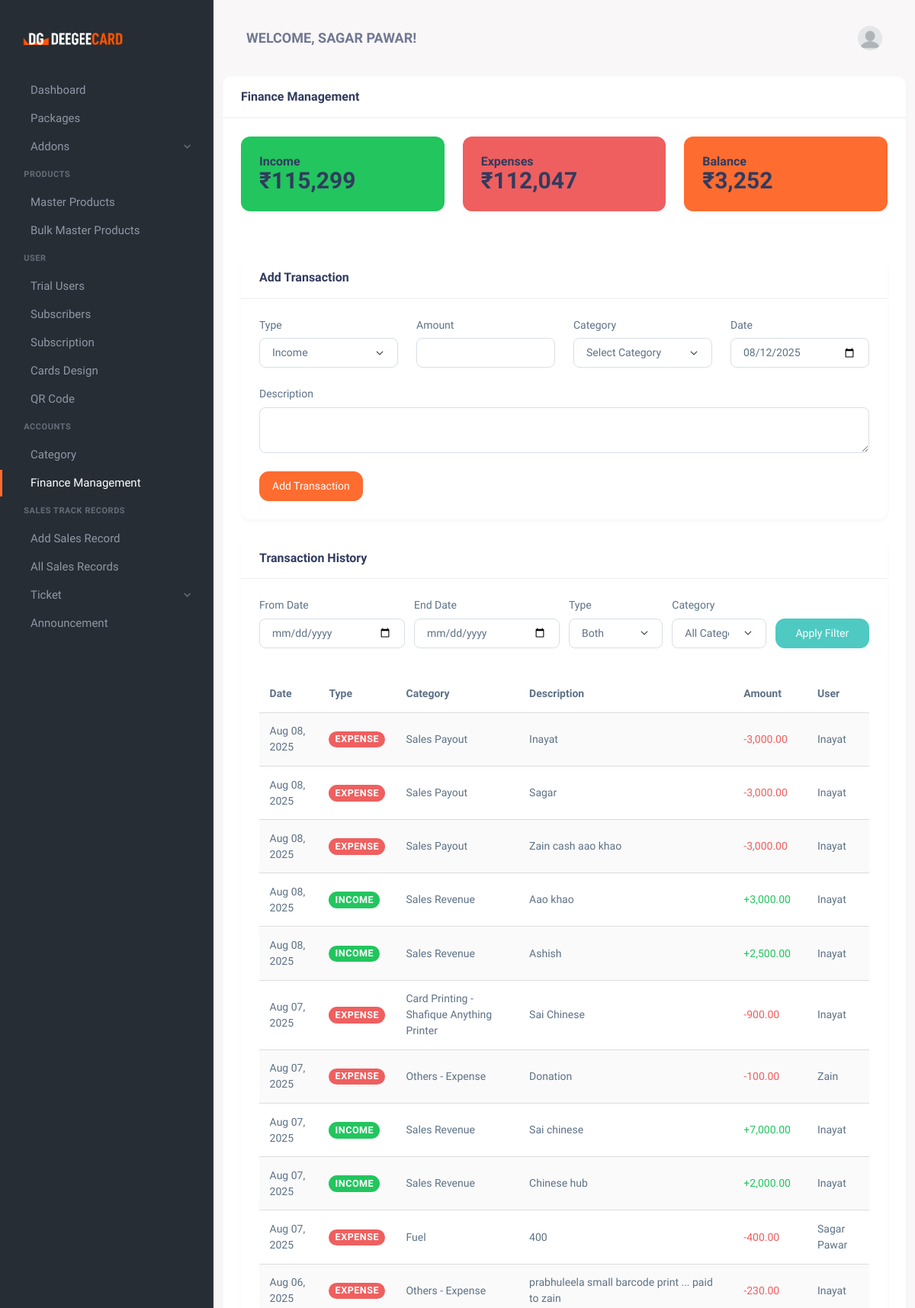
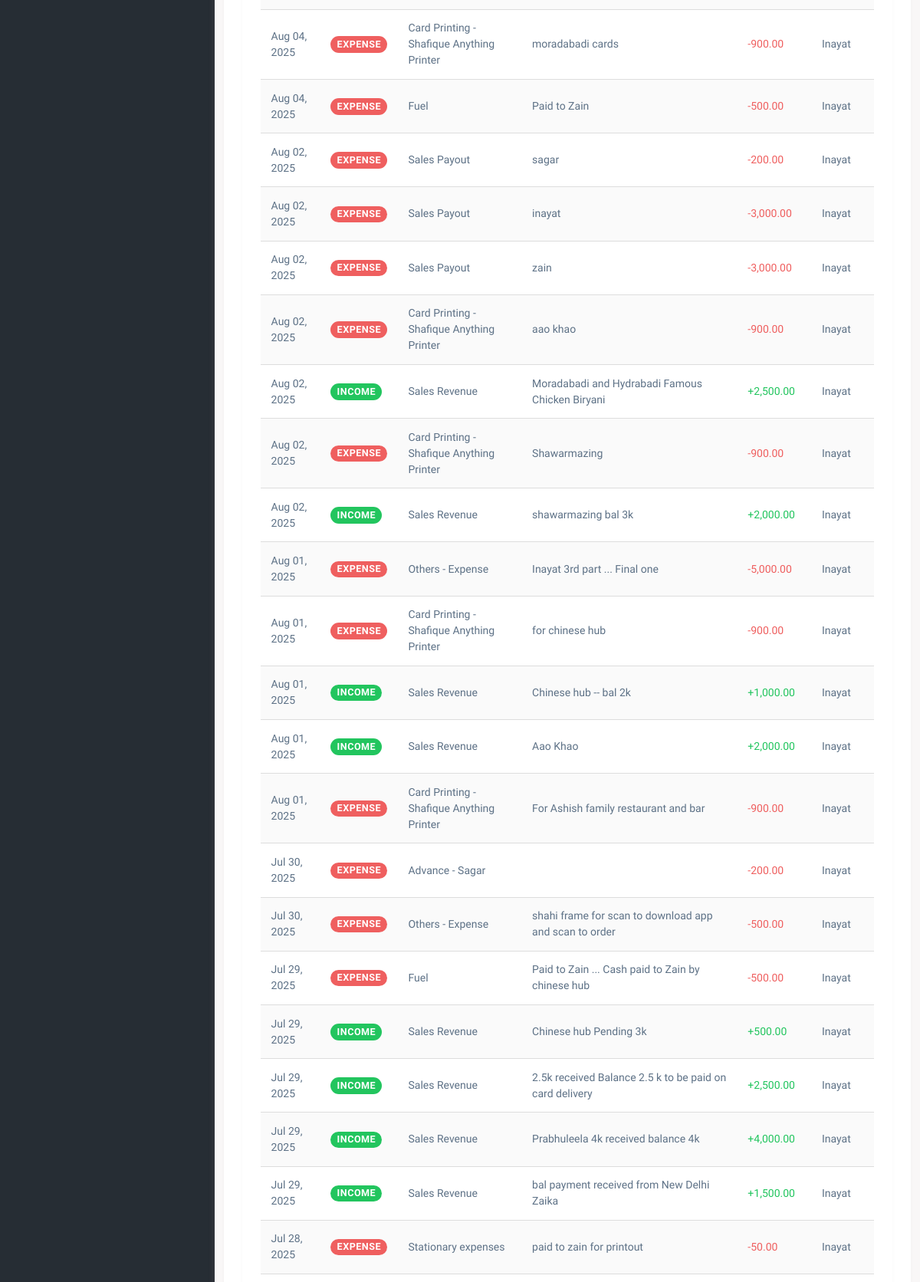
Page /finance-management.php (signed in, upper part) on the committed database (2 pictures, top to bottom).
### tables this page shows
CREATE TABLE `users` (
  `id` int(11) NOT NULL,
  `Name` varchar(100) NOT NULL,
  `Email` varchar(100) NOT NULL,
  `Password` varchar(255) NOT NULL,
  `role` enum('admin','user','sales_person') NOT NULL DEFAULT 'user',
  `created_at` timestamp NOT NULL DEFAULT CURRENT_TIMESTAMP,
  `updated_at` timestamp NOT NULL DEFAULT CURRENT_TIMESTAMP ON UPDATE CURRENT_TIMESTAMP,
  `phone` varchar(15) NOT NULL,
  `address` text NOT NULL,
  `is_trial` tinyint(1) DEFAULT '0',
  `trial_start` datetime DEFAULT NULL,
  `trial_end` datetime DEFAULT NULL
);

CREATE TABLE `dg_transactions` (
  `id` int(11) NOT NULL,
  `type` enum('income','expense') NOT NULL,
  `category_id` int(11) DEFAULT NULL,
  `amount` decimal(10,2) NOT NULL,
  `description` text,
  `date` date NOT NULL,
  `created_at` timestamp NOT NULL DEFAULT CURRENT_TIMESTAMP,
  `updated_at` timestamp NOT NULL DEFAULT CURRENT_TIMESTAMP ON UPDATE CURRENT_TIMESTAMP,
  `user_id` int(11) DEFAULT NULL COMMENT 'Who entered this transaction',
  `payment_method` varchar(50) DEFAULT NULL,
  `reference_number` varchar(100) DEFAULT NULL,
  `is_recurring` tinyint(1) DEFAULT '0',
  `recurring_details` text
);

CREATE TABLE `dg_categories` (
  `id` int(11) NOT NULL,
  `name` varchar(50) NOT NULL,
  `type` enum('income','expense') NOT NULL,
  `description` text,
  `is_active` tinyint(1) NOT NULL DEFAULT '1',
  `created_at` timestamp NOT NULL DEFAULT CURRENT_TIMESTAMP
);

### finance-management.php (the view, shortened to what this page needs)
<?php
require 'db_connection.php';
$user_id = $_SESSION['user_id'];
$role_sql = "SELECT role FROM users WHERE id = ?";
$role_stmt = $conn->prepare($role_sql);
if ($role_stmt) {
    $role_stmt->bind_param("i", $user_id);
    $role_stmt->execute();
    $role_stmt->bind_result($role);
} else {
    $error_message = "Error preparing role query: " . $conn->error;
    $role = '';
}
$filter_from_date = $_GET['from_date'] ?? '';
$filter_end_date = $_GET['end_date'] ?? '';
$filter_transaction_type = $_GET['filter_type'] ?? 'both';
$transactions = [];
$transaction_sql = "SELECT t.id, t.amount, c.name AS category,
                    t.description, t.type, t.date, t.user_id, u.name AS user_name
                    FROM dg_transactions t
                    LEFT JOIN dg_categories c ON t.category_id = c.id
                    LEFT JOIN users u ON t.user_id = u.id";
$transaction_sql .= " ORDER BY t.date DESC, t.created_at DESC";
$transaction_stmt = $conn->prepare($transaction_sql);
if ($transaction_stmt) {
    $transaction_stmt->execute();
    $result = $transaction_stmt->get_result();
    while ($row = $result->fetch_assoc()) {
        $transactions[] = $row;
    }
} else {
    $error_message = "Error preparing transaction history query: " . $conn->error;
}
$income_total = 0;
$expense_total = 0;
foreach ($transactions as $transaction) {
    if ($transaction['type'] === 'income') {
        $income_total += $transaction['amount'];
    } else {
        $expense_total += $transaction['amount'];
    }
}
$balance = $income_total - $expense_total;
$sql = "SELECT name FROM users WHERE id = ?";
$stmt = $conn->prepare($sql);
if ($stmt) {
    $stmt->bind_param("i", $user_id);
    $stmt->execute();
    $stmt->bind_result($user_name);
} else {
    $error_message = "Error preparing user name query: " . $conn->error;
    $user_name = 'User';
}
?>
<!DOCTYPE html>
<html lang="en">
   <head>
      <link href="assets/css/vendor.min.css" rel="stylesheet" type="text/css" />
      <link href="assets/css/icons.min.css" rel="stylesheet" type="text/css" />
      <link href="assets/css/app.min.css" rel="stylesheet" type="text/css" />
      <link href="assets/css/style.css" rel="stylesheet" type="text/css" />
   </head>
   <body>
      <div class="wrapper">
          <?php include 'toolbar.php'; ?>
          <?php
            if ($role === 'admin') {
                include 'admin_menu.php';
            } else {
                include 'menu.php';
            }
            ?>
          <div class="page-content">
            <div class="container">
               <div class="row">
                  <div class="col-xl-12">
                     <div class="card">
                        <div class="card-header">
                           <h4 class="card-title">Finance Management</h4>
                        </div>
                        <div class="card-body">
                           <div class="row mb-4">
                              <div class="col-md-4">
                                 <div class="card bg-success text-white">
                                    <div class="card-body">
                                       <h5 class="card-title">Income</h5>
                                       <h2 class="card-text">₹<?php echo number_format($income_total); ?></h2>
                                    </div>
                                 </div>
                              </div>
                              <div class="col-md-4">
                                 <div class="card bg-danger text-white">
                                    <div class="card-body">
                                       <h5 class="card-title">Expenses</h5>
                                       <h2 class="card-text">₹<?php echo number_format($expense_total); ?></h2>
                                    </div>
                                 </div>
                              </div>
                              <div class="col-md-4">
                                 <div class="card bg-primary text-white">
                                    <div class="card-body">
                                       <h5 class="card-title">Balance</h5>
                                       <h2 class="card-text">₹<?php echo number_format($balance); ?></h2>
                                    </div>
                                 </div>
                              </div>
                           </div>
                           <div class="row">
                              <div class="col-md-12">
                                 <div class="card">
                                    <div class="card-header">
                                       <h5 class="card-title">Add Transaction</h5>
                                    </div>
                                    <div class="card-body">
                                       <form method="POST" action="finance-management.php">
                                          <div class="row">
                                             <div class="col-md-3 mb-3">
                                                <label for="transaction_type" class="form-label">Type</label>
                                                <select class="form-select" id="transaction_type" name="transaction_type" required>
                                                   <option value="income" <?php echo (isset($_POST['transaction_type']) && $_POST['transaction_type'] == 'income') ? 'selected' : ''; ?>>Income</option>
                                                </select>
                                             </div>
                                             <div class="col-md-3 mb-3">
                                                <label for="amount" class="form-label">Amount</label>
                                                <input type="number" step="0.01" class="form-control" id="amount" name="amount" required value="<?php echo isset($_POST['amount']) ? htmlspecialchars($_POST['amount']) : ''; ?>">
                                             </div>
                                             <div class="col-md-3 mb-3">
                                                <label for="category_id" class="form-label">Category</label>
                                                <select class="form-select" id="category_id" name="category_id" required>
                                                   <option value="">Select Category</option>
                                                </select>
                                             </div>
                                             <div class="col-md-3 mb-3">
                                                <label for="date" class="form-label">Date</label>
                                                <input type="date" class="form-control" id="date" name="date" required value="<?php echo isset($_POST['date']) ? htmlspecialchars($_POST['date']) : date('Y-m-d'); ?>">
                                             </div>
                                          </div>
                                          <div class="row">
                                             <div class="col-md-12 mb-3">
                                                <label for="description" class="form-label">Description</label>
                                                <textarea class="form-control" id="description" name="description" rows="2"><?php echo isset($_POST['description']) ? htmlspecialchars($_POST['description']) : ''; ?></textarea>
                                             </div>
                                          </div>
                                          <button type="submit" name="add_transaction" class="btn btn-primary">Add Transaction</button>
                                       </form>
                                    </div>
                                 </div>
                              </div>
                              <div class="col-md-12">
                                 <div class="card">
                                    <div class="card-header">
                                       <h5 class="card-title">Transaction History</h5>
                                    </div>
                                    <div class="card-body">
                                       <form method="GET" action="finance-management.php" class="mb-4">
                                          <div class="row g-2">
                                             <div class="col-md-3">
                                                <label for="from_date" class="form-label">From Date</label>
                                                <input type="date" class="form-control" id="from_date" name="from_date" value="<?php echo htmlspecialchars($filter_from_date); ?>">
                                             </div>
                                             <div class="col-md-3">
                                                <label for="end_date" class="form-label">End Date</label>
                                                <input type="date" class="form-control" id="end_date" name="end_date" value="<?php echo htmlspecialchars($filter_end_date); ?>">
                                             </div>
                                             <div class="col-md-2">
                                                <label for="filter_type" class="form-label">Type</label>
                                                <select class="form-select" id="filter_type" name="filter_type">
                                                   <option value="both" <?php echo ($filter_transaction_type === 'both') ? 'selected' : ''; ?>>Both</option>
                                                </select>
                                             </div>
                                             <div class="col-md-2">
                                                <label for="filter_category" class="form-label">Category</label>
                                                <select class="form-select" id="filter_category" name="filter_category">
                                                   <option value="">All Categories</option>
                                                </select>
                                             </div>
                                             <div class="col-md-2 d-flex align-items-end">
                                                <button type="submit" class="btn btn-info w-100">Apply Filter</button>
                                             </div>
                                          </div>
                                       </form>
                                       <div class="table-responsive">
                                          <table class="table table-striped">
                                             <thead>
                                                <tr>
                                                   <th>Date</th>
                                                   <th>Type</th>
                                                   <th>Category</th>
                                                   <th>Description</th>
                                                   <th>Amount</th>
                                                   <?php if ($role === 'admin'): ?>
                                                   <th>User</th>
                                                   <?php endif; ?>
                                                </tr>
                                             </thead>
                                             <tbody>
                                                <?php foreach ($transactions as $transaction): ?>
                                                <tr>
                                                   <td><?php echo date('M d, Y', strtotime($transaction['date'])); ?></td>
                                                   <td>
                                                      <span class="badge bg-<?php echo $transaction['type'] === 'income' ? 'success' : 'danger'; ?>">
                                                      <?php echo ucfirst($transaction['type']); ?>
                                                      </span>
                                                   </td>
                                                   <td><?php echo htmlspecialchars($transaction['category']); ?></td>
                                                   <td><?php echo htmlspecialchars($transaction['description']); ?></td>
                                                   <td class="<?php echo $transaction['type'] === 'income' ? 'text-success' : 'text-danger'; ?>">
                                                      <?php echo ($transaction['type'] === 'income' ? '+' : '-') . number_format($transaction['amount'], 2); ?>
                                                   </td>
                                                   <?php if ($role === 'admin'): ?>
                                                   <td><?php echo htmlspecialchars($transaction['user_name']); ?></td>
                                                   <?php endif; ?>
                                                </tr>
                                                <?php endforeach; ?>
                                             </tbody>
                                          </table>
                                       </div>
                                    </div>
                                 </div>
                              </div>
                           </div>
                        </div>
                     </div>
                  </div>
               </div>
            </div>
          </div>
      </div>
   </body>
</html>

### toolbar.php (shortened to what this page needs)
<header class="topbar">
     <div class="container-fluid">
          <div class="navbar-header">
               <div class="d-flex align-items-center">
                    <div class="topbar-item">
                         <h4 class="fw-bold topbar-button pe-none text-uppercase mb-0">Welcome,
                         <?php echo htmlspecialchars($user_name); ?>!</h4>
                    </div>
               </div>
               <div class="d-flex align-items-center gap-1">
                    <div class="topbar-item">
                         <button type="button" class="topbar-button" id="light-dark-mode">
                         </button>
                    </div>
                    <div class="dropdown topbar-item">
                         <a type="button" class="topbar-button" id="page-header-user-dropdown" data-bs-toggle="dropdown" aria-haspopup="true" aria-expanded="false">
                              <span class="d-flex align-items-center">
                                   <img class="rounded-circle" width="32" src="assets/images/users/dummy-avatar.jpg" alt="avatar-3">
                              </span>
                         </a>
                    </div>
               </div>
          </div>
     </div>
</header>

### rows in the picture
users: Name "SAGAR PAWAR"
dg_transactions: date "Aug 08, 2025", type "EXPENSE", category.name "Sales Payout", description "Inayat", amount "3,000.00", user.Name "Inayat"
dg_transactions: date "Aug 08, 2025", type "EXPENSE", category.name "Sales Payout", description "Sagar", amount "3,000.00", user.Name "Inayat"
dg_transactions: date "Aug 08, 2025", type "EXPENSE", category.name "Sales Payout", description "Zain cash aao khao", amount "3,000.00", user.Name "Inayat"
dg_transactions: date "Aug 08, 2025", type "INCOME", category.name "Sales Revenue", description "Aao khao", amount "3,000.00", user.Name "Inayat"
dg_transactions: date "Aug 08, 2025", type "INCOME", category.name "Sales Revenue", description "Ashish", amount "2,500.00", user.Name "Inayat"
dg_transactions: date "Aug 07, 2025", type "EXPENSE", category.name "Card Printing - Shafique Anything Printer", description "Sai Chinese", amount "900.00", user.Name "Inayat"
dg_transactions: date "Aug 07, 2025", type "EXPENSE", category.name "Others - Expense", description "Donation", amount "100.00", user.Name "Zain"
dg_transactions: date "Aug 07, 2025", type "INCOME", category.name "Sales Revenue", description "Sai chinese", amount "7,000.00", user.Name "Inayat"
dg_transactions: date "Aug 07, 2025", type "INCOME", category.name "Sales Revenue", description "Chinese hub", amount "2,000.00", user.Name "Inayat"
dg_transactions: date "Aug 07, 2025", type "EXPENSE", category.name "Fuel", description "400", amount "400.00", user.Name "Sagar Pawar"
dg_transactions: date "Aug 06, 2025", type "EXPENSE", category.name "Others - Expense", description "prabhuleela small barcode print ... paid to zain", amount "230.00", user.Name "Inayat"
dg_transactions: date "Aug 04, 2025", type "EXPENSE", category.name "Card Printing - Shafique Anything Printer", description "moradabadi cards", amount "900.00", user.Name "Inayat"
dg_transactions: date "Aug 04, 2025", type "EXPENSE", category.name "Fuel", description "Paid to Zain", amount "500.00", user.Name "Inayat"
dg_transactions: date "Aug 02, 2025", type "EXPENSE", category.name "Sales Payout", description "sagar", amount "200.00", user.Name "Inayat"
dg_transactions: date "Aug 02, 2025", type "EXPENSE", category.name "Sales Payout", description "inayat", amount "3,000.00", user.Name "Inayat"
dg_transactions: date "Aug 02, 2025", type "EXPENSE", category.name "Sales Payout", description "zain", amount "3,000.00", user.Name "Inayat"
dg_transactions: date "Aug 02, 2025", type "EXPENSE", category.name "Card Printing - Shafique Anything Printer", description "aao khao", amount "900.00", user.Name "Inayat"
dg_transactions: date "Aug 02, 2025", type "INCOME", category.name "Sales Revenue", description "Moradabadi and Hydrabadi Famous Chicken Biryani", amount "2,500.00", user.Name "Inayat"
dg_transactions: date "Aug 02, 2025", type "EXPENSE", category.name "Card Printing - Shafique Anything Printer", description "Shawarmazing", amount "900.00", user.Name "Inayat"
dg_transactions: date "Aug 02, 2025", type "INCOME", category.name "Sales Revenue", description "shawarmazing bal 3k", amount "2,000.00", user.Name "Inayat"
dg_transactions: date "Aug 01, 2025", type "EXPENSE", category.name "Others - Expense", description "Inayat 3rd part ... Final one", amount "5,000.00", user.Name "Inayat"
dg_transactions: date "Aug 01, 2025", type "EXPENSE", category.name "Card Printing - Shafique Anything Printer", description "for chinese hub", amount "900.00", user.Name "Inayat"
dg_transactions: date "Aug 01, 2025", type "INCOME", category.name "Sales Revenue", description "Chinese hub -- bal 2k", amount "1,000.00", user.Name "Inayat"
dg_transactions: date "Aug 01, 2025", type "INCOME", category.name "Sales Revenue", description "Aao Khao", amount "2,000.00", user.Name "Inayat"
dg_transactions: date "Aug 01, 2025", type "EXPENSE", category.name "Card Printing - Shafique Anything Printer", description "For Ashish family restaurant and bar", amount "900.00", user.Name "Inayat"
dg_transactions: date "Jul 30, 2025", type "EXPENSE", category.name "Advance - Sagar", amount "200.00", user.Name "Inayat"
dg_transactions: date "Jul 30, 2025", type "EXPENSE", category.name "Others - Expense", description "shahi frame for scan to download app and scan to order", amount "500.00", user.Name "Inayat"
dg_transactions: date "Jul 29, 2025", type "EXPENSE", category.name "Fuel", description "Paid to Zain ... Cash paid to Zain by chinese hub", amount "500.00", user.Name "Inayat"
dg_transactions: date "Jul 29, 2025", type "INCOME", category.name "Sales Revenue", description "Chinese hub Pending 3k", amount "500.00", user.Name "Inayat"
dg_transactions: date "Jul 29, 2025", type "INCOME", category.name "Sales Revenue", description "2.5k received Balance 2.5 k to be paid on card delivery", amount "2,500.00", user.Name "Inayat"
dg_transactions: date "Jul 29, 2025", type "INCOME", category.name "Sales Revenue", description "Prabhuleela 4k received balance 4k", amount "4,000.00", user.Name "Inayat"
dg_transactions: date "Jul 29, 2025", type "INCOME", category.name "Sales Revenue", description "bal payment received from New Delhi Zaika", amount "1,500.00", user.Name "Inayat"
dg_transactions: date "Jul 28, 2025", type "EXPENSE", category.name "Stationary expenses", description "paid to zain for printout", amount "50.00", user.Name "Inayat"

### other values in the picture
$income_total "115,299"
$expense_total "112,047"
$balance "3,252"
